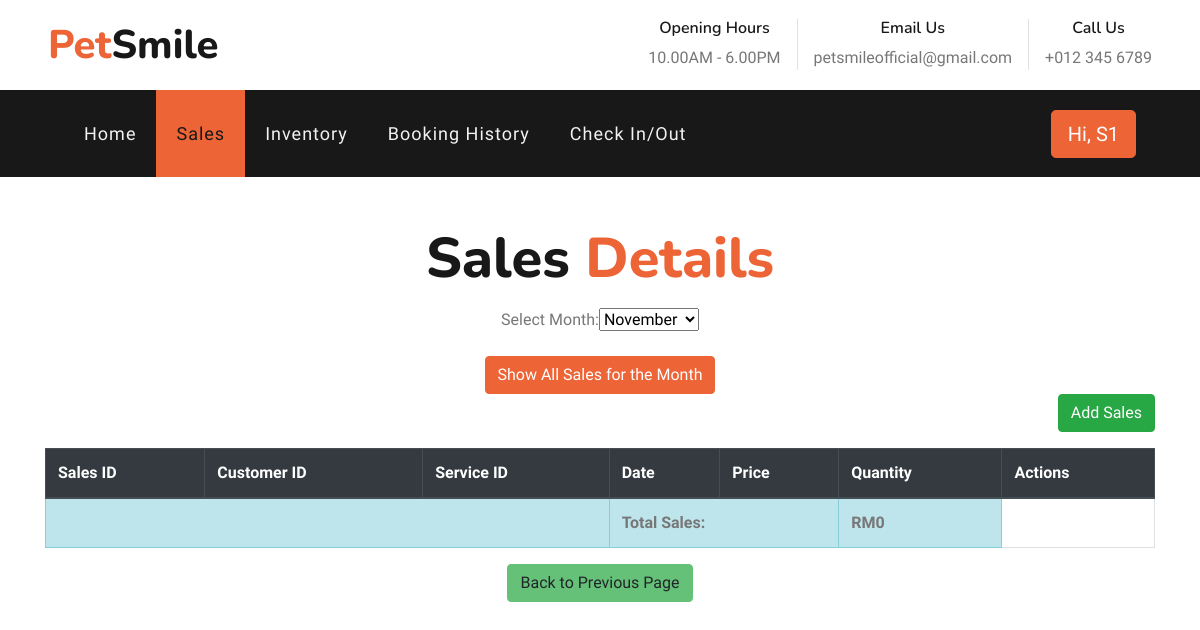
The page /sales.php (signed in) on the database as committed earlier.
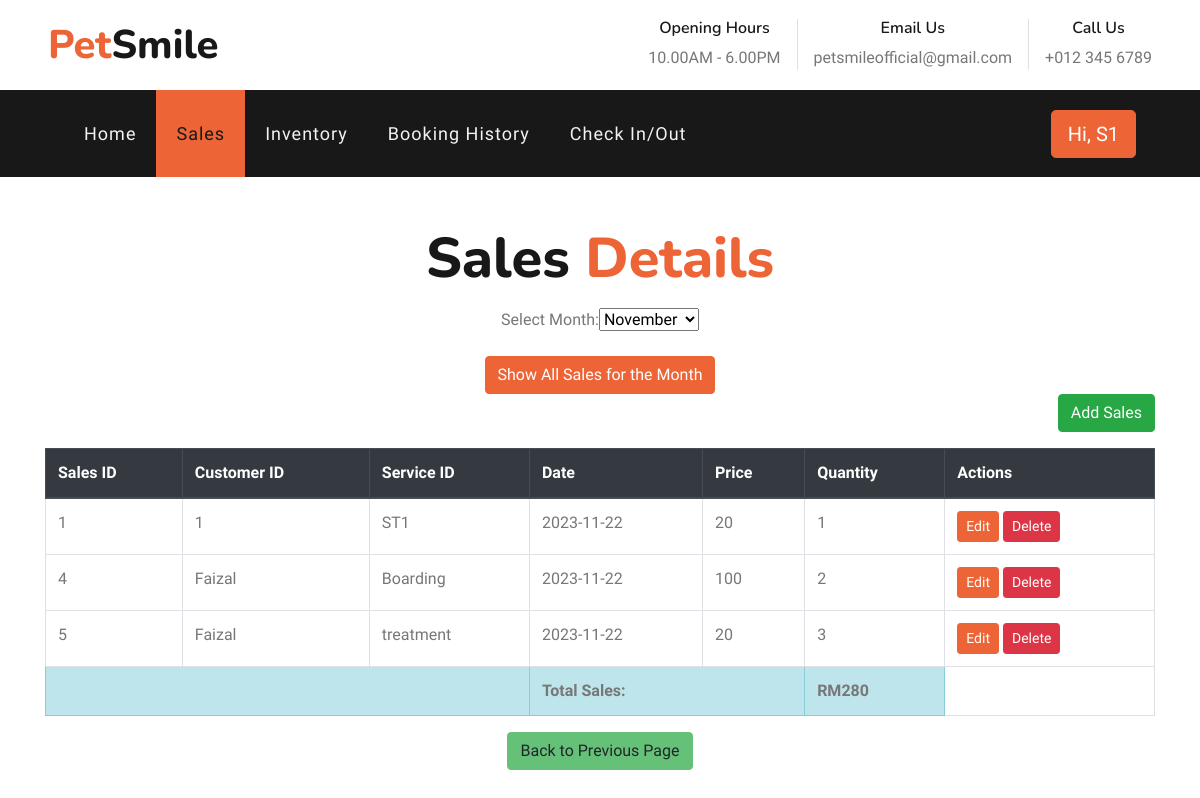
The same page on the database as committed later.
### tables this page shows
CREATE TABLE `sales` (
  `Sales_ID` int(20) NOT NULL,
  `Cust_ID` varchar(20) NOT NULL,
  `Service_ID` varchar(20) NOT NULL,
  `Date` date NOT NULL DEFAULT current_timestamp(),
  `Price` varchar(20) NOT NULL,
  `Quantity` int(20) NOT NULL
);

### sales.php (the view, shortened to what this page needs)
<!DOCTYPE html>
<html lang="en">
<?php
include 'config.php';
include 'admin-header.php';
echo "<div class='container text-center mt-5'>";
echo "<h2 class='display-4 m-0'>Sales <span class='text-primary'>Details</span></h2>";
echo "</div>";
$selectedMonth = isset($_GET['month']) ? $_GET['month'] : date('m');
echo "<div class='container text-center mt-3'>";
echo "<form method='get' action='sales.php'>";
echo "<label for='month'>Select Month:</label>";
echo "<select name='month' id='month' onchange='this.form.submit()'>";
for ($i = 1; $i <= 12; $i++) {
    $selected = ($i == $selectedMonth) ? 'selected' : '';
    echo "<option value='$i' $selected>" . date('F', mktime(0, 0, 0, $i, 1)) . "</option>";
}
echo "</select>";
echo "</form>";
echo "</div>";
echo "<div class='container text-center mt-3'>";
echo "<form method='get' action='sales.php'>";
echo "<a href='generate-report.php' button type='submit' name='showAll' class='btn btn-primary'>Show All Sales for the Month</button>";
echo "</form>";
echo "</div>";
echo "<div class='container'>";
echo "<div class='text-right mb-3'>";
echo "<a href='add-sales.php' class='btn btn-success'>Add Sales</a>";
echo "</div>";
echo "<table class='table table-bordered mt-3'>";
echo "<thead class='thead-dark'>";
echo "<tr>";
echo "<th>Sales ID</th>";
echo "<th>Customer ID</th>";
echo "<th>Service ID</th>";
echo "<th>Date</th>";
echo "<th>Price</th>";
echo "<th>Quantity</th>";
echo "<th>Actions</th>";
echo "</tr>";
echo "</thead>";
echo "<tbody>";
if (isset($_GET['showAll'])) {
    $salesQuery = "SELECT * FROM sales WHERE MONTH(Date) = $selectedMonth";
} else {
    $salesQuery = "SELECT * FROM sales WHERE MONTH(Date) = $selectedMonth LIMIT 10";
}
$salesResult = mysqli_query($con, $salesQuery);
$totalSales = 0;
while ($salesData = mysqli_fetch_assoc($salesResult)) {
    echo "<tr>";
    echo "<td>" . $salesData['Sales_ID'] . "</td>";
    echo "<td>" . $salesData['Cust_ID'] . "</td>";
    echo "<td>" . $salesData['Service_ID'] . "</td>";
    echo "<td>" . $salesData['Date'] . "</td>";
    echo "<td>" . $salesData['Price'] . "</td>";
    echo "<td>" . $salesData['Quantity'] . "</td>";
    echo "<td>";
    echo "<a href='edit-sales.php?salesID=" . $salesData['Sales_ID'] . "' class='btn btn-primary btn-sm'>Edit</a> ";
    echo "<a href='delete-sales.php?salesID=" . $salesData['Sales_ID'] . "' class='btn btn-danger btn-sm' onclick='return confirm(\"Are you sure you want to delete this sale?\")'>Delete</a>";
    echo "</td>";
    echo "</tr>";
    $totalSales += $salesData['Price'] * $salesData['Quantity'];
}
echo "<tr class='table-info'>";
echo "<td colspan='3'></td>";
echo "<td colspan='2'><strong>Total Sales:</strong></td>";
echo "<td><strong>RM" . $totalSales . "</strong></td>";
echo "</tr>";
echo "</tbody>";
echo "</table>";
echo "</div>";
echo "<div class='container text-center mt-3'>";
echo "<a href='admin-home.php' class='btn btn-secondary'>Back to Previous Page</a>";
echo "</div>";
?>
</html>

### admin-header.php (shortened to what this page needs)
<head>
    <link href="https://cdnjs.cloudflare.com/ajax/libs/font-awesome/5.10.0/css/all.min.css" rel="stylesheet">
    <link href="lib/flaticon/font/flaticon.css" rel="stylesheet">
    <link href="lib/owlcarousel/assets/owl.carousel.min.css" rel="stylesheet">
    <link href="lib/tempusdominus/css/tempusdominus-bootstrap-4.min.css" rel="stylesheet" />
    <link href="css/style.css" rel="stylesheet">
</head>
<body>
        <div class="row py-3 px-lg-5">
            <div class="col-lg-4">
                <a href="" class="navbar-brand d-none d-lg-block">
                    <h1 class="m-0 display-5 text-capitalize"><span class="text-primary">Pet</span>Smile</h1>
                </a>
            </div>
            <div class="col-lg-8 text-center text-lg-right">
                <div class="d-inline-flex align-items-center">
                    <div class="d-inline-flex flex-column text-center pr-3 border-right">
                        <h6>Opening Hours</h6>
                        <p class="m-0">10.00AM - 6.00PM</p>
                    </div>
                    <div class="d-inline-flex flex-column text-center px-3 border-right">
                        <h6>Email Us</h6>
                        <p class="m-0">petsmileofficial@gmail.com</p>
                    </div>
                    <div class="d-inline-flex flex-column text-center pl-3">
                        <h6>Call Us</h6>
                        <p class="m-0">+012 345 6789</p>
                    </div>
                </div>
            </div>
        </div>
    <div class="container-fluid p-0">
        <nav class="navbar navbar-expand-lg bg-dark navbar-dark py-3 py-lg-0 px-lg-5">
            <div class="collapse navbar-collapse justify-content-between px-3" id="navbarCollapse">
                <div class="navbar-nav mr-auto py-0">
                    <a href="admin-home.php" class="nav-item nav-link <?php echo (basename($_SERVER['PHP_SELF']) == 'admin-home.php') ? 'active' : ''; ?>">Home</a>
                    <a href="sales.php" class="nav-item nav-link <?php echo (basename($_SERVER['PHP_SELF']) == 'sales.php') ? 'active' : ''; ?>">Sales</a>
                    <a href="supplies.php" class="nav-item nav-link <?php echo (basename($_SERVER['PHP_SELF']) == 'supplies.php') ? 'active' : ''; ?>">Inventory</a>
                    <a href="admin-bookinghistory.php" class="nav-item nav-link <?php echo (basename($_SERVER['PHP_SELF']) == 'admin-bookinghistory.php') ? 'active' : ''; ?>">Booking History</a>
                    <a href="admin-checkin-checkout.php" class="nav-item nav-link <?php echo (basename($_SERVER['PHP_SELF']) == 'admin-checkin-checkout.php') ? 'active' : ''; ?>">Check In/Out</a>
                </div>
                <?php
                if (isset($_SESSION['Staff_ID'])) {
                    echo '<a href="admin-editprofile.php" class="btn btn-lg btn-primary px-3 d-none d-lg-block">Hi, ' . $_SESSION['Staff_ID'] . '</a>';
                } else {
                  echo'<a href="admin-login.php" class="btn btn-lg btn-primary px-3 d-none d-lg-block">Admin Login</a>';
                }
                ?>
            </div>
        </nav>
    </div>

Rows that differ between the two databases and show on the page:
now on this page (row edited): sales: Sales_ID "1", Cust_ID "1", Service_ID "ST1", Date "2023-11-22", Price "20", Quantity "1"
added sales: Sales_ID "4", Cust_ID "Faizal", Service_ID "Boarding", Date "2023-11-22", Price "100", Quantity "2"
added sales: Sales_ID "5", Cust_ID "Faizal", Service_ID "treatment", Date "2023-11-22", Price "20", Quantity "3"
Other text that changed with them:
$totalSales: "0" → "280"
